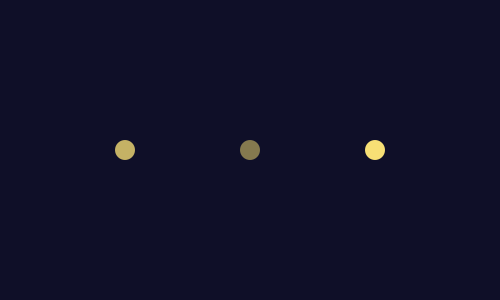
Frame 1 (no input)
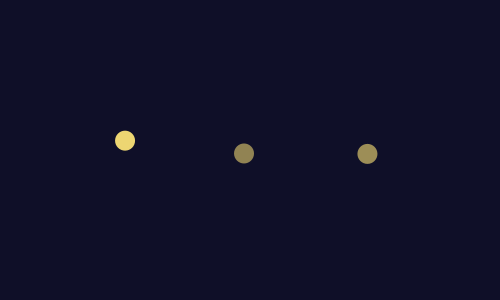
Frame 60 (the mouse pressed at the canvas centre just before this capture)
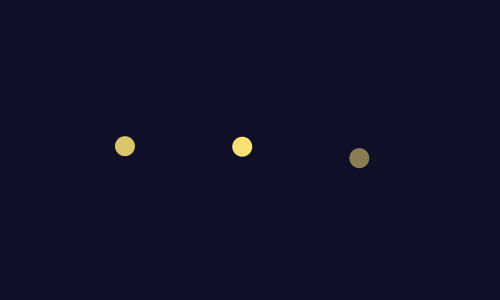
Frame 120 (the mouse held since frame 60 and released just before this capture)

The Processing sketch that drew these frames (run headless with seeded random() and noise(); from frame 60 on, the mouse is pressed at the canvas centre):

// Processing sketch: Day_1_Basic
// ── Day_1_Basic.pde
// Day 1 Basic Demo - Objects I
// Introduces: class, constructor, instance variables, instance methods, new
//
// We build one small class (Firefly), then create a few objects from it.

Firefly f1;
Firefly f2;
Firefly f3;

void setup() {
  size(500, 300);
  f1 = new Firefly(125, 150);
  f2 = new Firefly(250, 150);
  f3 = new Firefly(375, 150);
}

void draw() {
  background(15, 15, 40);

  // Each Firefly manages itself.
  f1.flicker();
  f1.show();

  f2.flicker();
  f2.show();

  f3.flicker();
  f3.show();

  if(frameCount % 10 == 0) {
    f1.move();
    f2.move();
    f3.move();
  }
}

// --- THE FIREFLY CLASS ---
class Firefly {
  // --- INSTANCE VARIABLES ---
  float x;
  float y;
  float brightness;

  // --- CONSTRUCTOR ---
  Firefly(float startX, float startY) {
    x = startX;
    y = startY;
    brightness = 200;
  }

  // --- INSTANCE METHODS ---
  void flicker() {
    brightness = random(80, 255);
  }

  void show() {
    noStroke();
    fill(255, 230, 120, brightness);
    circle(x, y, 20);
  }

  void move() {
    x += random(-5, 5);
    y += random(-5, 5);
  }

}

// KEY IDEAS:
// - A class is a blueprint (Firefly).
// - An object is one instance of that blueprint (f1, f2, f3).
// - Each object has its own copy of the instance variables.
// - Instance methods act on the object they are called on.
